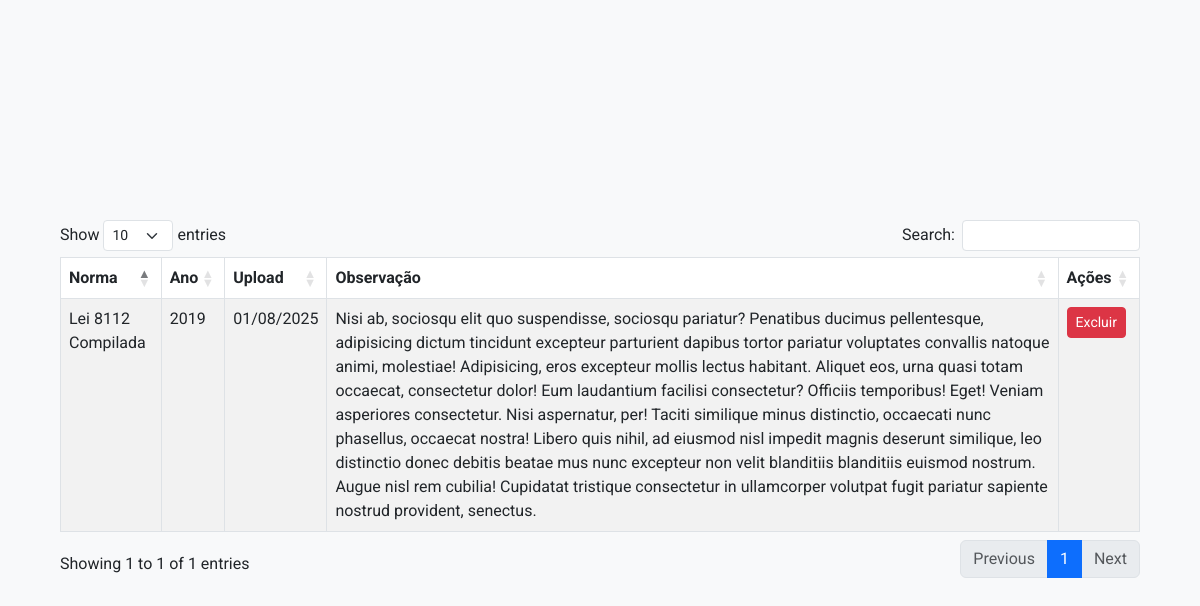
The page /normas.php on the database its author committed.
### tables this page shows
CREATE TABLE `documentos` (
  `id` int NOT NULL,
  `tipo_id` int NOT NULL DEFAULT '1',
  `ano` int DEFAULT NULL,
  `observacao` text,
  `conteudo` longtext,
  `caminho_arquivo` varchar(255) DEFAULT NULL,
  `criado_em` timestamp NULL DEFAULT CURRENT_TIMESTAMP,
  `titulo` varchar(255) DEFAULT NULL
);

### normas.php (the view, shortened to what this page needs)
<?php
$host = 'easypanel.moraiscode.com';
$dbname = 'jurisprudencia';
$username = 'jurisprudencia';
$password = '@5Wl17ru9';
try {
    $pdo = new PDO("mysql:host=$host;port=33061;dbname=$dbname", $username, $password, [
        PDO::ATTR_ERRMODE => PDO::ERRMODE_EXCEPTION,
        PDO::ATTR_TIMEOUT => 10
    ]);
    $stmt = $pdo->query("SELECT id, titulo, ano, criado_em, observacao FROM documentos");
    $normas = $stmt->fetchAll(PDO::FETCH_ASSOC);
} catch (PDOException $e) {
    die("Erro na conexão: " . $e->getMessage());
}
?>
<!DOCTYPE html>
<html lang="pt-BR">
<head>
    <link href="https://cdn.jsdelivr.net/npm/bootstrap@5.3.0/dist/css/bootstrap.min.css" rel="stylesheet">
    <link href="https://cdn.datatables.net/1.13.6/css/dataTables.bootstrap5.min.css" rel="stylesheet">
</head>
<body>
    <div class="table-container">
        <table id="normasTable" class="table table-striped table-bordered" style="width:100%">
            <thead>
                <tr>
                    <th>Norma</th>
                    <th>Ano</th>
                    <th>Upload</th>
                    <th>Observação</th>
                    <th>Ações</th>
                </tr>
            </thead>
            <tbody>
                <?php foreach ($normas as $norma): ?>
                    <tr>
                        <td><?php echo htmlspecialchars($norma['titulo']); ?></td>
                        <td><?php echo htmlspecialchars($norma['ano']); ?></td>
                        <td><?php echo date('d/m/Y', strtotime($norma['criado_em'])); ?></td>
                        <td><?php echo htmlspecialchars($norma['observacao']); ?></td>
                        <td>
                            <button class="btn btn-danger btn-sm delete-btn" data-id="<?php echo $norma['id']; ?>">Excluir</button>
                        </td>
                    </tr>
                <?php endforeach; ?>
            </tbody>
        </table>
    </div>
</body>
</html>

### normas.php (style rules this page uses)
body { font-family: 'Roboto', sans-serif; display: flex; justify-content: center; align-items: center; min-height: 100vh; margin: 0; background-color: #f8f9fa; }
.table-container { width: 90%; max-width: 1200px; margin-top: 5%; margin-bottom: 5%; }
.btn-sm { margin-right: 5px; }

### rows shown on the page
documentos: titulo "Lei 8112 Compilada", ano "2019", criado_em "01/08/2025", observacao "Nisi ab, sociosqu elit quo suspendisse, sociosqu pariatur? Penatibus ducimus pellentesque, adipisicing dictum tincidunt excepteur parturient dapibus tortor pariatur voluptates convallis natoque animi, molestiae! Adipisicing, eros excepteur mollis lectus habitant. Aliquet eos, urna quasi totam occaecat, consectetur dolor! Eum laudantium facilisi consectetur? Officiis temporibus! Eget! Veniam asperiores consectetur. Nisi aspernatur, per! Taciti similique minus distinctio, occaecati nunc phasellus, occaecat nostra! Libero quis nihil, ad eiusmod nisl impedit magnis deserunt similique, leo distinctio donec debitis beatae mus nunc excepteur non velit blanditiis blanditiis euismod nostrum. Augue…"
